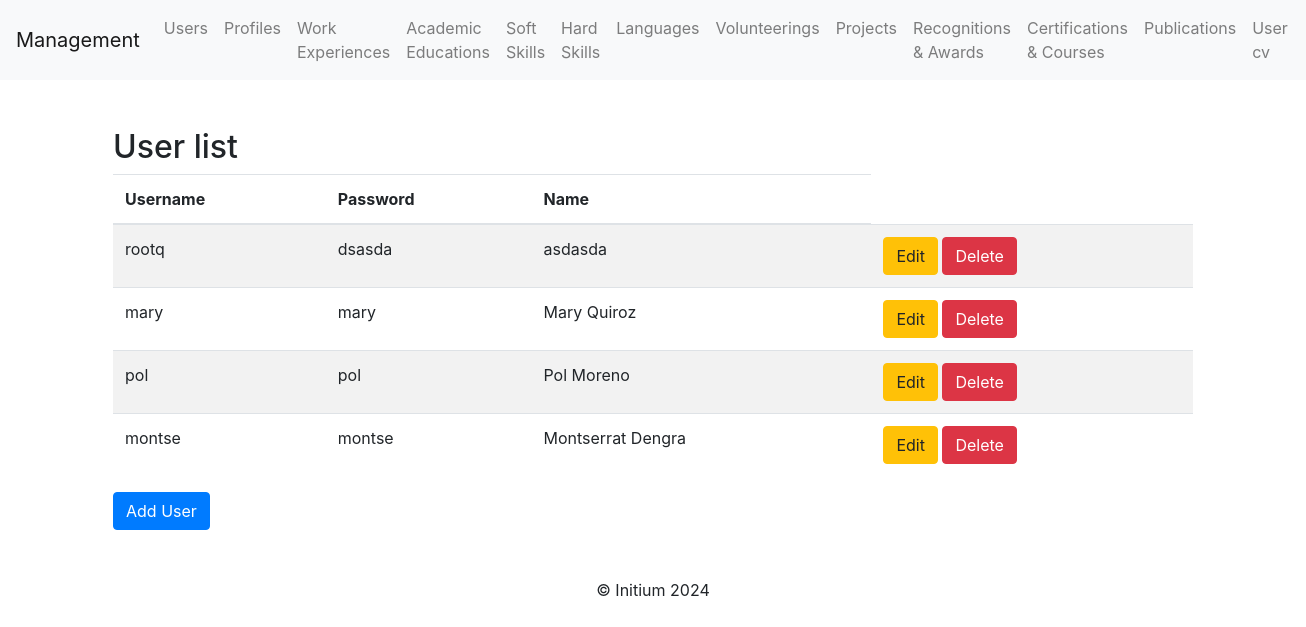
/users/, run on an earlier commit of the app's database.
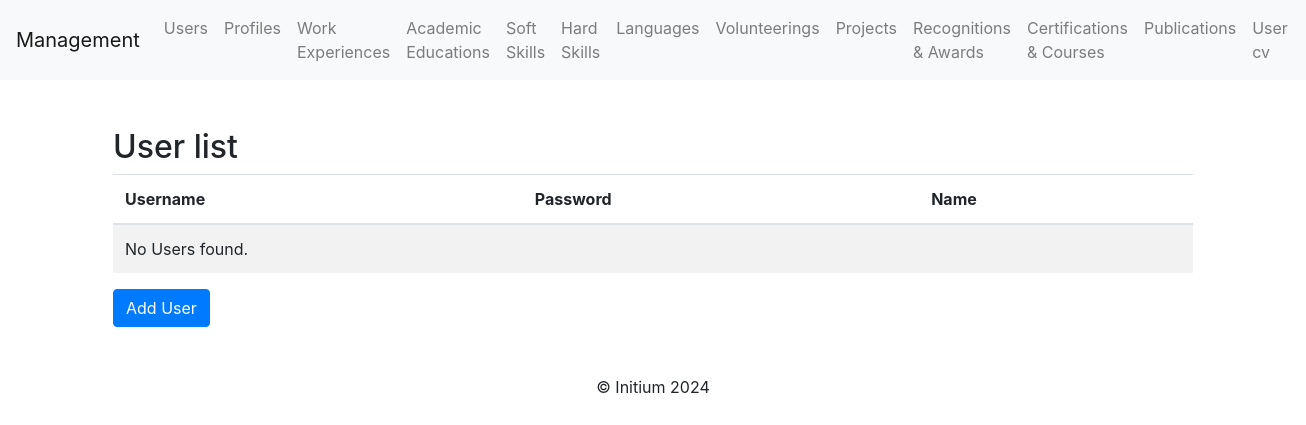
And on a later commit of the database.
### profile_cv/models.py (models this page shows)
class User(models.Model):
    username = models.CharField(max_length=150, unique=True)  # Unique username
    password = models.CharField(max_length=128)  # User password
    name = models.CharField(max_length=255)  # Full name of the user

### profile_cv/views.py (the view)
# urls.py: path('users/', user_list, name='user_list'),
def user_list(request):
    users = User.objects.all()
    return render(request, "user/user_list.html", {"users": users})

### profile_cv/templates/user/user_list.html (shortened to what this page needs)
{% extends 'base.html' %}
{% block content %}
<div class="container mt-5">
    <h2>User list</h2>
    <table class="table table-striped">
        <thead>
            <tr>
                <th>Username</th>
                <th>Password</th>
                <th>Name</th>
            </tr>
        </thead>
        <tbody>
            {% for user in users %}
            <tr>
                <td>{{ user.username }}</td>
                <td>{{ user.password }}</td>
                <td>{{ user.name }}</td>
                <td>
                    <a class="btn btn-warning" href="{% url 'user_update' user.pk %}">Edit</a>
                    <a class="btn btn-danger" href="{% url 'user_delete' user.pk %}">Delete</a>
                </td>
            </tr>
            {% empty %}
            <tr>
                <td colspan="4">No Users found.</td>
            </tr>
            {% endfor %}
        </tbody>
    </table>
    <a class="btn btn-primary" href="{% url 'user_create' %}">Add User</a>
</div>
{% endblock %}

What changed in the data, as far as the page shows it:
removed User: username "rootq", password "dsasda", name "asdasda"
removed User: username "mary", password "mary", name "Mary Quiroz"
removed User: username "pol", password "pol", name "Pol Moreno"
removed User: username "montse", password "montse", name "Montserrat Dengra"
Also different on the page:
text now shown: "No Users found."
